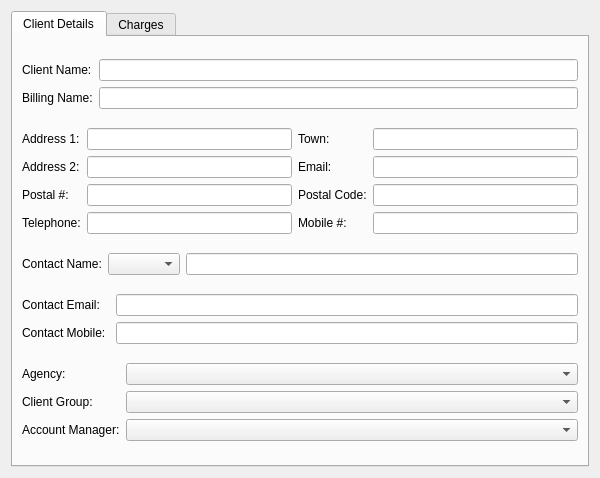
<?xml version="1.0" encoding="UTF-8"?>
<ui version="4.0">
 <class>ClientForm</class>
 <widget class="QWidget" name="ClientForm">
  <property name="geometry">
   <rect>
    <x>0</x>
    <y>0</y>
    <width>600</width>
    <height>478</height>
   </rect>
  </property>
  <property name="sizePolicy">
   <sizepolicy hsizetype="Fixed" vsizetype="Preferred">
    <horstretch>0</horstretch>
    <verstretch>0</verstretch>
   </sizepolicy>
  </property>
  <property name="minimumSize">
   <size>
    <width>600</width>
    <height>0</height>
   </size>
  </property>
  <property name="maximumSize">
   <size>
    <width>600</width>
    <height>16777215</height>
   </size>
  </property>
  <property name="windowTitle">
   <string>Form</string>
  </property>
  <layout class="QVBoxLayout" name="verticalLayout_2">
   <item>
    <widget class="QTabWidget" name="twClient">
     <property name="currentIndex">
      <number>0</number>
     </property>
     <widget class="QWidget" name="tab">
      <attribute name="title">
       <string>Client Details</string>
      </attribute>
      <layout class="QVBoxLayout" name="verticalLayout">
       <item>
        <layout class="QGridLayout" name="gridLayout_5">
         <item row="0" column="0">
          <widget class="QLabel" name="label">
           <property name="text">
            <string>Client Name:</string>
           </property>
          </widget>
         </item>
         <item row="0" column="1">
          <widget class="QLineEdit" name="edtName"/>
         </item>
         <item row="1" column="0">
          <widget class="QLabel" name="label_2">
           <property name="text">
            <string>Billing Name:</string>
           </property>
          </widget>
         </item>
         <item row="1" column="1">
          <widget class="QLineEdit" name="edtBillName"/>
         </item>
        </layout>
       </item>
       <item>
        <layout class="QGridLayout" name="gridLayout" columnstretch="0,0,0,0">
         <item row="0" column="0">
          <widget class="QLabel" name="label_3">
           <property name="text">
            <string>Address 1:</string>
           </property>
          </widget>
         </item>
         <item row="2" column="2">
          <widget class="QLabel" name="label_7">
           <property name="text">
            <string>Postal Code:</string>
           </property>
          </widget>
         </item>
         <item row="1" column="1">
          <widget class="QLineEdit" name="edtAddress2"/>
         </item>
         <item row="1" column="0">
          <widget class="QLabel" name="label_4">
           <property name="text">
            <string>Address 2:</string>
           </property>
          </widget>
         </item>
         <item row="2" column="1">
          <widget class="QLineEdit" name="edtPostNo"/>
         </item>
         <item row="2" column="0">
          <widget class="QLabel" name="label_6">
           <property name="text">
            <string>Postal #:</string>
           </property>
          </widget>
         </item>
         <item row="0" column="1">
          <widget class="QLineEdit" name="edtAddress1"/>
         </item>
         <item row="0" column="3">
          <widget class="QLineEdit" name="edtTown"/>
         </item>
         <item row="0" column="2">
          <widget class="QLabel" name="label_5">
           <property name="text">
            <string>Town:</string>
           </property>
          </widget>
         </item>
         <item row="1" column="3">
          <widget class="QLineEdit" name="edtEmail"/>
         </item>
         <item row="1" column="2">
          <widget class="QLabel" name="label_9">
           <property name="text">
            <string>Email:</string>
           </property>
          </widget>
         </item>
         <item row="2" column="3">
          <widget class="QLineEdit" name="edtPostCode"/>
         </item>
         <item row="3" column="0">
          <widget class="QLabel" name="label_8">
           <property name="text">
            <string>Telephone:</string>
           </property>
          </widget>
         </item>
         <item row="3" column="1">
          <widget class="QLineEdit" name="edtTele"/>
         </item>
         <item row="3" column="2">
          <widget class="QLabel" name="label_10">
           <property name="text">
            <string>Mobile #:</string>
           </property>
          </widget>
         </item>
         <item row="3" column="3">
          <widget class="QLineEdit" name="edtMobile"/>
         </item>
        </layout>
       </item>
       <item>
        <layout class="QGridLayout" name="gridLayout_2" columnstretch="0,0,1,0">
         <property name="verticalSpacing">
          <number>6</number>
         </property>
         <item row="0" column="1">
          <widget class="QComboBox" name="cbSalute"/>
         </item>
         <item row="0" column="2" colspan="2">
          <widget class="QLineEdit" name="edtContactName"/>
         </item>
         <item row="0" column="0">
          <widget class="QLabel" name="label_11">
           <property name="text">
            <string>Contact Name:</string>
           </property>
          </widget>
         </item>
        </layout>
       </item>
       <item>
        <layout class="QGridLayout" name="gridLayout_6">
         <item row="0" column="0">
          <widget class="QLabel" name="label_12">
           <property name="text">
            <string>Contact Email:   </string>
           </property>
          </widget>
         </item>
         <item row="0" column="1">
          <widget class="QLineEdit" name="edtContactEmail"/>
         </item>
         <item row="1" column="0">
          <widget class="QLabel" name="label_13">
           <property name="text">
            <string>Contact Mobile:</string>
           </property>
          </widget>
         </item>
         <item row="1" column="1">
          <widget class="QLineEdit" name="edtContactMobile"/>
         </item>
        </layout>
       </item>
       <item>
        <layout class="QGridLayout" name="gridLayout_3" columnstretch="0,1,0">
         <item row="0" column="0">
          <widget class="QLabel" name="label_14">
           <property name="text">
            <string>Agency:</string>
           </property>
          </widget>
         </item>
         <item row="1" column="1" colspan="2">
          <widget class="QComboBox" name="cbClientGroup"/>
         </item>
         <item row="0" column="1" colspan="2">
          <widget class="QComboBox" name="cbAgency"/>
         </item>
         <item row="1" column="0">
          <widget class="QLabel" name="label_15">
           <property name="text">
            <string>Client Group:</string>
           </property>
          </widget>
         </item>
         <item row="2" column="0">
          <widget class="QLabel" name="label_16">
           <property name="text">
            <string>Account Manager:</string>
           </property>
          </widget>
         </item>
         <item row="2" column="1" colspan="2">
          <widget class="QComboBox" name="cbAccountManager"/>
         </item>
        </layout>
       </item>
      </layout>
     </widget>
     <widget class="QWidget" name="tab_2">
      <attribute name="title">
       <string>Charges</string>
      </attribute>
      <widget class="QWidget" name="layoutWidget">
       <property name="geometry">
        <rect>
         <x>20</x>
         <y>20</y>
         <width>561</width>
         <height>221</height>
        </rect>
       </property>
       <layout class="QGridLayout" name="gridLayout_4" columnstretch="0,1,0">
        <item row="2" column="1">
         <widget class="QDoubleSpinBox" name="sbAgencyComm"/>
        </item>
        <item row="3" column="1">
         <widget class="QDoubleSpinBox" name="sbSaleRepComm"/>
        </item>
        <item row="4" column="0">
         <widget class="QLabel" name="label_21">
          <property name="text">
           <string>Interest Rate:</string>
          </property>
         </widget>
        </item>
        <item row="7" column="1">
         <widget class="QComboBox" name="cbBillCycle"/>
        </item>
        <item row="4" column="1">
         <widget class="QDoubleSpinBox" name="sbIntRate"/>
        </item>
        <item row="0" column="0">
         <widget class="QLabel" name="label_17">
          <property name="text">
           <string>Revenue Type:</string>
          </property>
         </widget>
        </item>
        <item row="2" column="0">
         <widget class="QLabel" name="label_19">
          <property name="text">
           <string>Agency Commission:</string>
          </property>
         </widget>
        </item>
        <item row="3" column="0">
         <widget class="QLabel" name="label_20">
          <property name="text">
           <string>Sales Rep Commission:</string>
          </property>
         </widget>
        </item>
        <item row="6" column="1">
         <widget class="QSpinBox" name="sbGracePeriod"/>
        </item>
        <item row="5" column="1">
         <widget class="QDoubleSpinBox" name="sbLateFee"/>
        </item>
        <item row="7" column="0">
         <widget class="QLabel" name="label_24">
          <property name="text">
           <string>Billing Cycle:</string>
          </property>
         </widget>
        </item>
        <item row="1" column="0">
         <widget class="QLabel" name="label_18">
          <property name="text">
           <string>Discount:</string>
          </property>
         </widget>
        </item>
        <item row="1" column="1">
         <widget class="QDoubleSpinBox" name="sbDiscount"/>
        </item>
        <item row="0" column="1">
         <widget class="QComboBox" name="cbRevenueType"/>
        </item>
        <item row="5" column="0">
         <widget class="QLabel" name="label_22">
          <property name="text">
           <string>Late Fee:</string>
          </property>
         </widget>
        </item>
        <item row="6" column="0">
         <widget class="QLabel" name="label_23">
          <property name="text">
           <string>Grace Period:</string>
          </property>
         </widget>
        </item>
        <item row="0" column="2">
         <spacer name="horizontalSpacer">
          <property name="orientation">
           <enum>Qt::Horizontal</enum>
          </property>
          <property name="sizeHint" stdset="0">
           <size>
            <width>250</width>
            <height>20</height>
           </size>
          </property>
         </spacer>
        </item>
       </layout>
      </widget>
     </widget>
    </widget>
   </item>
  </layout>
 </widget>
 <tabstops>
  <tabstop>edtName</tabstop>
  <tabstop>edtBillName</tabstop>
  <tabstop>edtAddress1</tabstop>
  <tabstop>edtAddress2</tabstop>
  <tabstop>edtPostNo</tabstop>
  <tabstop>edtTele</tabstop>
  <tabstop>edtTown</tabstop>
  <tabstop>edtEmail</tabstop>
  <tabstop>edtPostCode</tabstop>
  <tabstop>edtMobile</tabstop>
  <tabstop>cbSalute</tabstop>
  <tabstop>edtContactName</tabstop>
  <tabstop>edtContactEmail</tabstop>
  <tabstop>edtContactMobile</tabstop>
  <tabstop>cbAgency</tabstop>
  <tabstop>cbClientGroup</tabstop>
  <tabstop>cbAccountManager</tabstop>
  <tabstop>cbRevenueType</tabstop>
  <tabstop>sbDiscount</tabstop>
  <tabstop>sbAgencyComm</tabstop>
  <tabstop>sbSaleRepComm</tabstop>
  <tabstop>sbIntRate</tabstop>
  <tabstop>sbLateFee</tabstop>
  <tabstop>sbGracePeriod</tabstop>
  <tabstop>cbBillCycle</tabstop>
  <tabstop>twClient</tabstop>
 </tabstops>
 <resources/>
 <connections/>
</ui>
